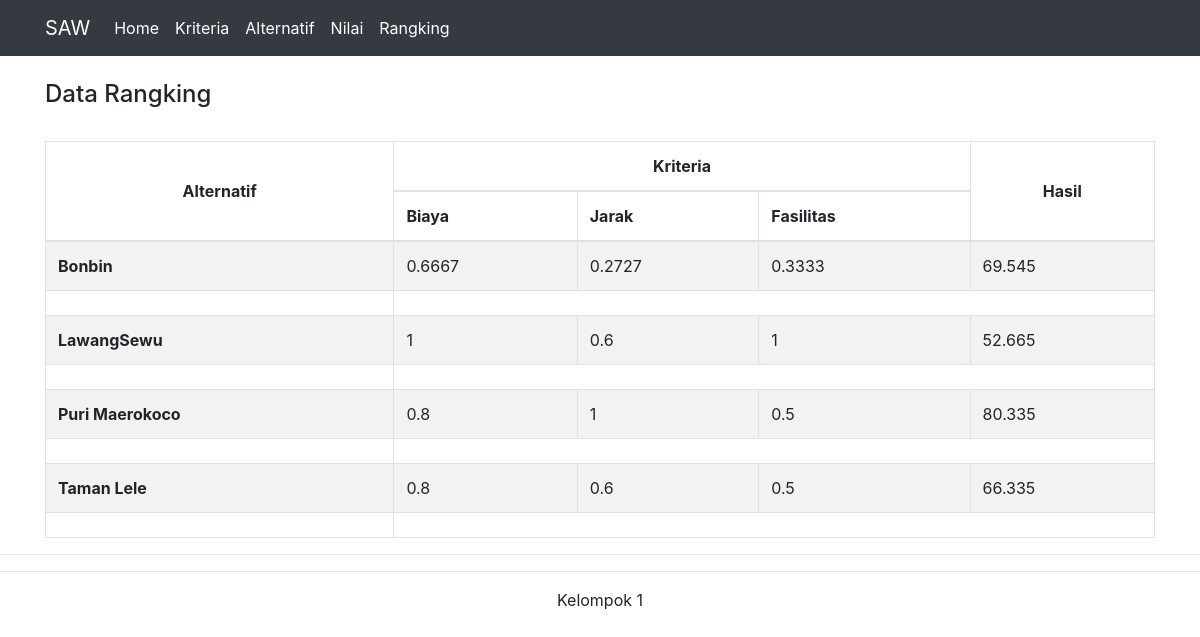
The page /rangking.php on the database its author committed.
### tables this page shows
CREATE TABLE `kriteria` (
  `id_kriteria` int(11) NOT NULL,
  `nama_kriteria` varchar(35) NOT NULL,
  `tipe_kriteria` varchar(35) NOT NULL,
  `bobot_kriteria` double NOT NULL
);

CREATE TABLE `alternatif` (
  `id_alternatif` int(11) NOT NULL,
  `nama_alternatif` varchar(35) NOT NULL,
  `hasil_alternatif` double NOT NULL
);

CREATE TABLE `rangking` (
  `id_alternatif` int(11) NOT NULL,
  `id_kriteria` int(11) NOT NULL,
  `nilai_rangking` double DEFAULT NULL,
  `nilai_normalisasi` double DEFAULT NULL,
  `bobot_normalisasi` double DEFAULT NULL
);

### rangking.php (the view, shortened to what this page needs)
<?php
include "header.php";
include "includes/config.php";
$readlAllkr = mysqli_query($koneksi,"SELECT * FROM kriteria ORDER BY id_kriteria ASC");
$readlAllalt = mysqli_query($koneksi,"SELECT * FROM alternatif ORDER BY id_alternatif ASC");
?>
<br>
<div class="container">
  <div class="row">
		<div class="col-md-6 text-left">
			<h4>Data Rangking</h4>
		</div>
  </div>
  <br>
    <table class="table table-striped table-bordered">
      	<thead>
      		<tr>
      			<th rowspan="2" style="vertical-align: middle" class="text-center">Alternatif</th>
      			<th colspan="<?php echo mysqli_num_rows($readlAllkr); ?>" class="text-center">Kriteria</th>
      			<th rowspan="2" style="vertical-align: middle" class="text-center">Hasil</th>
      		</tr>
      		<tr>
      			<?php
      			while ($row1 = mysqli_fetch_assoc($readlAllkr)) {
      			?>
      				<th><?php echo $row1['nama_kriteria'] ?></th>
      			<?php
      			}
      			?>
      			</tr>
      		</thead>
      		<tbody>
      			<?php
				while ($row2 = mysqli_fetch_assoc($readlAllalt)) {
      			?>
	      		<tr>
	      			<th><?php echo $row2['nama_alternatif'] ?></th>
	      			<?php
	      			$a = $row2['id_alternatif'];
	      			$readR = mysqli_query($koneksi,"SELECT * FROM alternatif a, kriteria b, rangking c WHERE a.id_alternatif=c.id_alternatif AND b.id_kriteria=c.id_kriteria AND c.id_alternatif='$a'");
	      			while ($rowR = mysqli_fetch_assoc($readR)) {
	      				$b = $rowR['id_kriteria'];
						$tipe = $rowR['tipe_kriteria'];
	      			?>
	      			<td>
	      				<?php
		                if($tipe=='Benefit'){
		                	$max = mysqli_query($koneksi,"SELECT MAX(nilai_rangking) as mnr1 FROM rangking WHERE id_kriteria='$b' LIMIT 0,1");
							$maxnr = mysqli_fetch_assoc($max);
							$nor = round($rowR['nilai_rangking']/$maxnr['mnr1'], 4);
							echo round($nor, 4);
						}else {
							$min = mysqli_query($koneksi,"SELECT min(nilai_rangking) as mnr2 FROM rangking WHERE id_kriteria='$b' LIMIT 0,1");
							$minnr = mysqli_fetch_array($min);
							$nor = round($minnr['mnr2']/$rowR['nilai_rangking'], 4);
							echo round($nor, 4);
						}
		                ?>
	      			</td>
	      			<?php
	      			}
	      			?>
	      			<td>
	      				<?php
	      				$readHasil = mysqli_query($koneksi,"SELECT SUM(bobot_normalisasi) as bbn FROM rangking WHERE id_alternatif='$a' LIMIT 0,1");
	      				$hasil = mysqli_fetch_assoc($readHasil);
	      				echo round($hasil['bbn'], 4);
	      				?>
	      			</td>
	      		</tr>
	      		<tr>
	      			<td></td>
	      		</tr>
      		<?php
      		}
      		?>
      	</tbody>
      	</table>
    </div>
<?php
include "footer.php";
?>

### rows shown on the page
kriteria: nama_kriteria "Biaya"
kriteria: nama_kriteria "Jarak"
kriteria: nama_kriteria "Fasilitas"
alternatif: nama_alternatif "Bonbin", bbn "69.545"
rangking: nor "0.6667"
rangking: nor "0.2727"
rangking: nor "0.3333"
alternatif: nama_alternatif "LawangSewu", bbn "52.665"
rangking: nor "1"
rangking: nor "0.6"
rangking: nor "1"
alternatif: nama_alternatif "Puri Maerokoco", bbn "80.335"
rangking: nor "0.8"
rangking: nor "1"
rangking: nor "0.5"
alternatif: nama_alternatif "Taman Lele", bbn "66.335"
rangking: nor "0.8"
rangking: nor "0.6"
rangking: nor "0.5"
